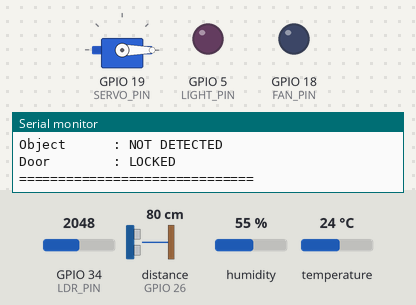
The sketch below on a simulated ESP32. Parts: servo, output pins drawn as LEDs (lit = HIGH), the last lines printed to the serial monitor. Wiring (from diagram.json): ultrasonic range finder: trigger GPIO 25; echo GPIO 26. The test bench sets the inputs (shaded band); at power-on: distance to the obstacle (sensor on GPIO 26) 80 cm, temperature 24 °C, GPIO 34 (LDR_PIN) = 2048, humidity 55 %. The echo pulse lasts 58.3 µs per cm; WiFi joins after 1.5 s; servers stay silent unless stated; pins used as bus, display or sensor lines are not drawn.

Above: at 2.7 s.
2.8 s: distance to the obstacle (sensor on GPIO 26) set to 23 cm
6.6 s: distance to the obstacle (sensor on GPIO 26) set to 18 cm
At 8.7 s:
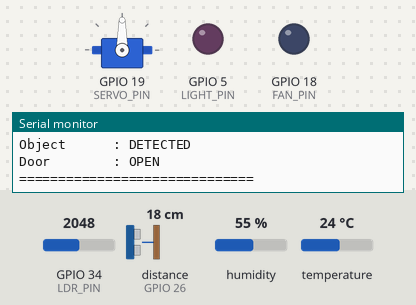
10.4 s: temperature set to 25.6 °C
At 11.9 s:
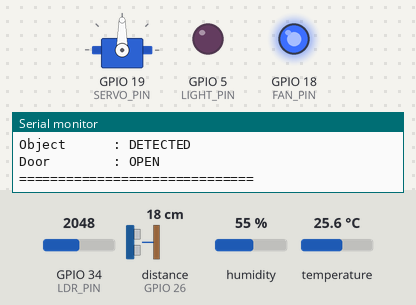
14.2 s: GPIO 34 (LDR_PIN) set to 1971
At 16.9 s:
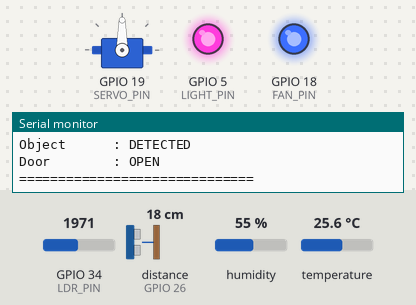
18.1 s: temperature set to 12 °C
At 20.0 s:
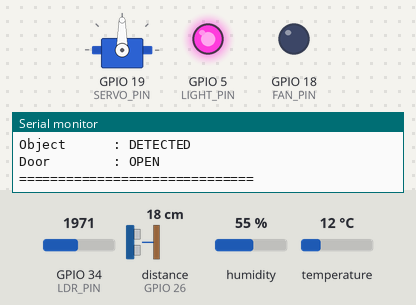
21.9 s: distance to the obstacle (sensor on GPIO 26) set to 35 cm
At 23.2 s:
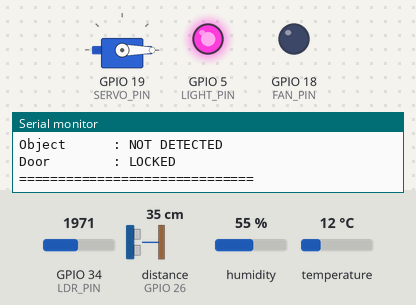
Timing chart, 0 to 24.9 s (numbered marks = the images above; inputs shaded):
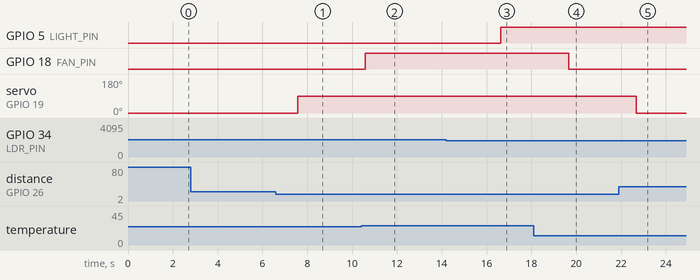

Measured:
- the behaviour switches between 21 and 20 cm on distance to the obstacle (sensor on GPIO 26) (found by bisection; images 0 and 1)
- the behaviour switches between 25 and 25.1 °C on temperature (found by bisection; images 1 and 2)
- the behaviour switches between 2000 and 1999 on GPIO 34 (LDR_PIN) (found by bisection; images 2 and 3)
- after the input at 6.6 s, servo on GPIO 19 (SERVO_PIN): 0° → 90° after 0.97 s
- after the input at 10.4 s, GPIO 18 (FAN_PIN): LOW → HIGH after 0.19 s
- after the input at 14.2 s, GPIO 5 (LIGHT_PIN): LOW → HIGH after 2.4 s
- after the input at 18.1 s, GPIO 18 (FAN_PIN): HIGH → LOW after 1.6 s
- after the input at 21.9 s, servo on GPIO 19 (SERVO_PIN): 90° → 0° after 0.79 s

The sketch:

sketch.ino
```cpp
#include <WiFi.h>
#include <WebServer.h>
#include <ESP32Servo.h>
#include "DHT.h"

#define DHTPIN 4
#define DHTTYPE DHT22

#define LIGHT_PIN 5
#define FAN_PIN 18
#define SERVO_PIN 19

#define TRIG_PIN 25
#define ECHO_PIN 26

#define LDR_PIN 34

const char* ssid = "Wokwi-GUEST";
const char* password = "";

DHT dht(DHTPIN, DHTTYPE);
Servo doorServo;

WebServer server(80);

void setup() {
  Serial.begin(115200);

  dht.begin();

  pinMode(LIGHT_PIN, OUTPUT);
  pinMode(FAN_PIN, OUTPUT);

  pinMode(TRIG_PIN, OUTPUT);
  pinMode(ECHO_PIN, INPUT);

  pinMode(LDR_PIN, INPUT);

  doorServo.attach(SERVO_PIN);
  doorServo.write(0);

  digitalWrite(LIGHT_PIN, LOW);
  digitalWrite(FAN_PIN, LOW);

  Serial.println("Connecting to WiFi...");

  WiFi.begin(ssid, password);

  while (WiFi.status() != WL_CONNECTED) {
    delay(500);
    Serial.print(".");
  }

  Serial.println();
  Serial.println("WiFi Connected!");

  Serial.print("IP Address: ");
  Serial.println(WiFi.localIP());

  Serial.println("ESP32 Smart Home Automation");
  Serial.println("----------------------------");
}

void loop() {

  // DHT22
  float temperature = dht.readTemperature();
  float humidity = dht.readHumidity();

  if (isnan(temperature) || isnan(humidity)) {
    Serial.println("Sensor reading failed!");
    delay(2000);
    return;
  }

  // HC-SR04
  digitalWrite(TRIG_PIN, LOW);
  delayMicroseconds(2);

  digitalWrite(TRIG_PIN, HIGH);
  delayMicroseconds(10);
  digitalWrite(TRIG_PIN, LOW);

  long duration = pulseIn(ECHO_PIN, HIGH);
  float distance = duration * 0.034 / 2;

  // LDR
  int lightLevel = analogRead(LDR_PIN);

  Serial.println();
  Serial.println("========== SMART HOME ==========");

  Serial.print("Temperature : ");
  Serial.print(temperature);
  Serial.println(" °C");

  Serial.print("Humidity    : ");
  Serial.print(humidity);
  Serial.println(" %");

  Serial.print("Distance    : ");
  Serial.print(distance);
  Serial.println(" cm");

  Serial.print("Light Level : ");
  Serial.println(lightLevel);

  // Automatic Fan
  if (temperature > 25) {
    digitalWrite(FAN_PIN, HIGH);
    Serial.println("Fan         : ON");
  } else {
    digitalWrite(FAN_PIN, LOW);
    Serial.println("Fan         : OFF");
  }

  // Automatic Light
  if (lightLevel < 2000) {
    digitalWrite(LIGHT_PIN, HIGH);
    Serial.println("Light       : ON (Dark)");
  } else {
    digitalWrite(LIGHT_PIN, LOW);
    Serial.println("Light       : OFF (Bright)");
  }

  // Smart Door
  if (distance > 0 && distance < 20) {
    doorServo.write(90);

    Serial.println("Object      : DETECTED");
    Serial.println("Door        : OPEN");
  }
  else {
    doorServo.write(0);

    Serial.println("Object      : NOT DETECTED");
    Serial.println("Door        : LOCKED");
  }

  Serial.println("==============================");

  delay(3000);
}
```
